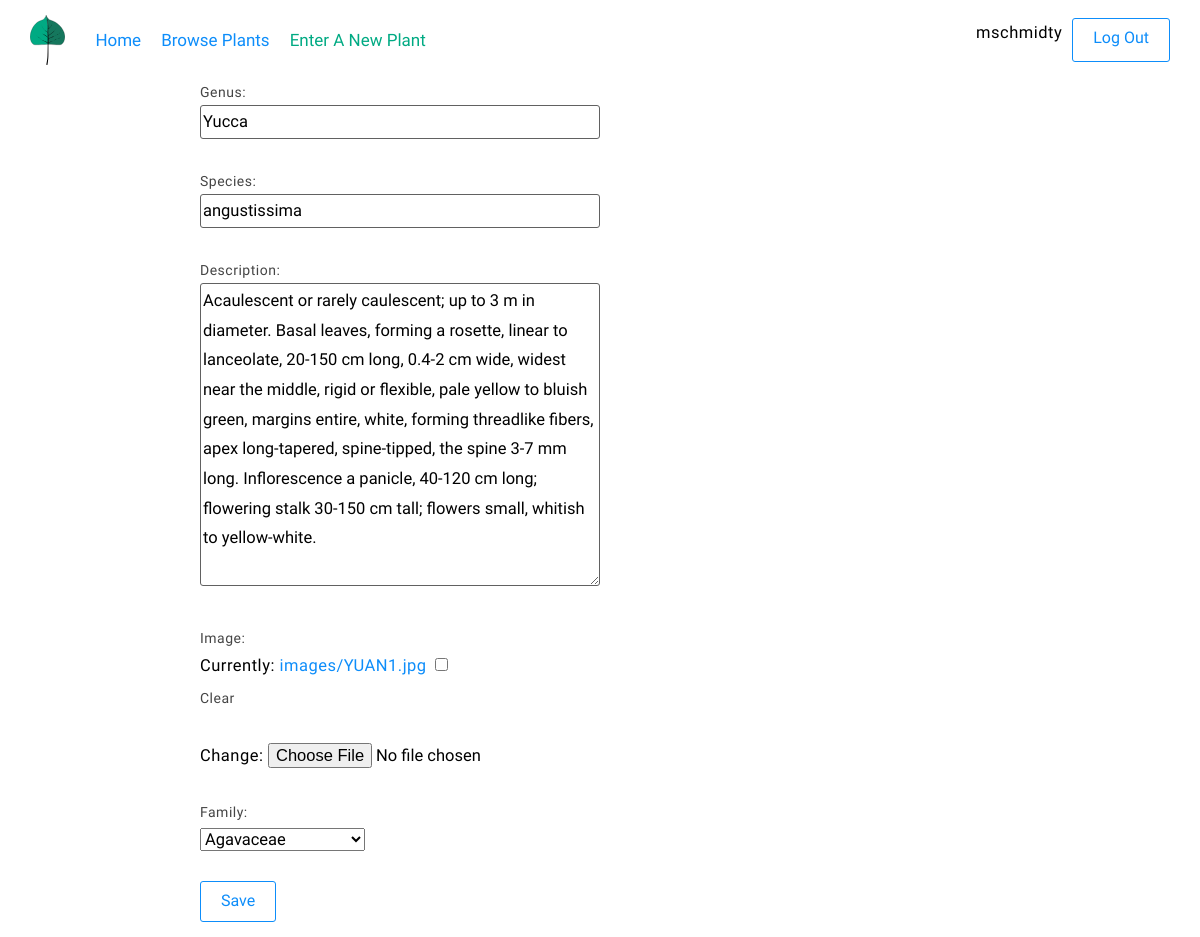
/plants/22/update/ (signed in), run on the app's committed database.
### plants/models.py (models this page shows, shortened)
class plant_basics(models.Model):
    genus = models.CharField(max_length = 500)
    species = models.CharField(max_length = 500)
    symbol = models.CharField(max_length = 6, null = True)
    common_name = models.CharField(max_length = 100, null = True)
    description = models.TextField(null = True)
    image = models.ImageField(upload_to='images/', blank = True, null = True)
    family = models.ForeignKey(Family, on_delete = models.PROTECT, null = True)

class Family(models.Model):
    family = models.CharField(max_length = 100)
    family_description = models.TextField(null = True)
    def __str__(self):
        family_name = "%s" %str(self.family)
        return(family_name)

### plants/views.py (the view)
# urls.py: path('<int:pk>/update/', views.PlantUpdateView.as_view(), name = "update"),
class PlantUpdateView(LoginRequiredMixin, generic.UpdateView):
    model = plant_basics
    fields = [  'genus',
                'species',
                'description',
                'image',
                'family'
    ]

### plants/templates/plants/plant_basics_form.html
{% extends 'base.html'%}
{% block content%}
<form method="post" enctype="multipart/form-data">{% csrf_token %}
    {{ form.as_p }}
    <input type="submit" value="Save">
</form>
{% endblock %}

### templates/base.html (shortened to what this page needs)
{% load static %}
<!DOCTYPE html>
<html lang="en" dir="ltr">
<head>
<link rel="stylesheet" href="{% static 'css/main.css' %}" type="text/css" />
</head>
<body>
<div class="wrapper">
  <header class="site-header">
    <img src="{% static 'svg/TRFO_Plant_Logo.svg'%}" class = "logo" alt="Logo">
    <nav class="header-nav">
      <ul>
        <li><a href="{% url 'home' %}">Home</a></li>
        <li><a href="{% url 'plants:index' %}">Browse Plants</a></li>
        {% if user.is_authenticated %}
          <li><a href="{% url 'plants:create' %}" class="link-highlight">Enter A New Plant</a></li>
        {% endif%}
      </ul>
    </nav>
    <div class="header-user-info">
      {% if user.is_authenticated %}
        <p class="header-username">{{user.username}}</p>
      {% endif%}
      {% if user.is_authenticated %}
        <a href="{% url 'logout' %}" class="button header-login">Log Out</a>
      {% else %}
        <a href="{% url 'login' %}" class="button header-login">Log In</a>
      {% endif %}
    </div>
  </header>
  <div class="content">
    {% block content %}
    {% endblock %}
  </div>
</div>
</body>
</html>

### static/css/main.css (style rules this page uses)
a,abbr,address,article,aside,audio,blockquote,body,canvas,caption,cite,code,dd,del,details,dfn,div,dl,dt,em,fieldset,figcaption,figure,footer,form,h1,h2,h3,h4,h5,h6,header,hgroup,html,iframe,img,ins,label,legend,li,main,mark,nav,ol,p,pre,q,section,small,span,strike,strong,sub,summary,sup,table,tbody,td,tfoot,th,thead,time,tr,ul,video { margin:0;padding:0;border:0 }
html { font-size:62.5% }
* { font-family:inherit;font-size:inherit;line-height:inherit }
a,a:visited { color:inherit }
article,aside,footer,header,main,nav,section { display:block }
* { box-sizing:border-box }
:after,:before { box-sizing:inherit }
ol,ul { list-style:none }
img,video { max-width:100% }
img { border-style:none }
a.link-highlight,a.link-highlight:visited { color:#00aa83 }
body { font-family:PT Sans,sans-serif;font-size:1.6rem;line-height:1.8 }
p { font-family:PT Sans,sans-serif;line-height:1.8;font-size:1.65rem;letter-spacing:.05rem;margin-bottom:1.5rem }
a,p { font-weight:400 }
a { text-decoration:none }
a,a:visited { color:#0d8dfa }
.site-header { display:flex;padding:1.5rem 3rem;width:100%;position:relative;z-index:3;background:#fff }
.site-header .logo { height:50px;width:auto;margin-right:20px }
.site-header .header-nav,.site-header .header-nav ul { display:flex;justify-content:center;align-items:center }
.site-header .header-nav ul { flex-direction:row }
.site-header .header-nav ul li { padding:0 1rem }
.site-header .header-nav ul a { font-size:1.7rem }
.site-header .header-user-info { align-self:center;margin-left:auto;display:flex }
.site-header .header-login { margin-left:1rem }
.button,button,input[type=submit] { border:1px solid #0d8dfa;padding:.5rem 2rem;border-radius:3px;background:none;color:#0d8dfa }
.content { min-height:calc(100vh - 82px) }
.content a,.content form,.content h1,.content h2,.content h3,.content h4,.content li,.content ol,.content p,.content ul { max-width:800px;width:100%;margin-left:auto;margin-right:auto }
.form label,form label { width:100%;display:block;font-size:1.4rem;color:#454545 }
.form input[type=text],.form textarea,form input[type=text],form textarea { margin-bottom:1.5rem;border-radius:3px;border:1px solid #616161;min-width:400px }
.form input,.form select,form input,form select { margin-bottom:1.5rem }
.wrapper { min-height:100vh }

### data on the page
plant_basics: genus "Yucca", species "angustissima", description "Acaulescent or rarely caulescent; up to 3 m in diameter. Basal leaves, forming a rosette, linear to lanceolate, 20-150 cm long, 0.4-2 cm wide, widest near the middle, rigid or flexible, pale yellow to bluish green, margins entire, white, forming threadlike fibers, apex long-tapered, spine-tipped, the spine 3-7 mm long. Inflorescence a panicle, 40-120 cm long; flowering stalk 30-150 cm tall; flowers small, whitish to yellow-white."
Family: family "Agavaceae"

### other printed values
{{ user.username }} "mschmidty"
